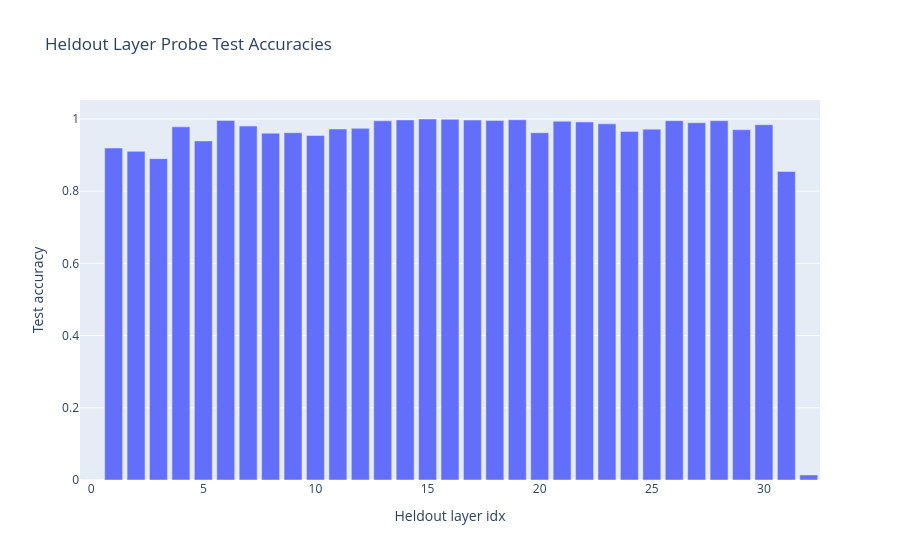

The notebook cell this image was saved under:
### Code cell
heldoneout_test_accs = torch.zeros(len(heldoneout_probes)) - float("nan")
for heldout_layer_idx, probe in heldoneout_probes.items():
    probe.eval()
    with torch.no_grad():
        test_logits = probe(test_hidden_states[heldout_layer_idx].float().to(device), holdout_eval_tokens=False)
        test_accuracy = (test_logits.argmax(dim=-1) == test_labels).float().mean().item()
        heldoneout_test_accs[heldout_layer_idx] = test_accuracy

plotly.express.bar(
    x=list(heldoneout_probes.keys()),
    y=heldoneout_test_accs.numpy(),
    labels={"x": "Heldout layer idx", "y": "Test accuracy"},
    title="Heldout Layer Probe Test Accuracies",
)

### Figure 1 — Plotly figure (JSON) as saved in the notebook; plotly's stock layout.template omitted (floating-point values rounded to 4 significant figures)
{"data": [{"hovertemplate": "Heldout layer idx=%{x}<br>Test accuracy=%{y}<extra></extra>", "legendgroup": "", "marker": {"color": "#636efa", "pattern": {"shape": ""}}, "name": "", "orientation": "v", "showlegend": false, "textposition": "auto", "type": "bar", "x": [0, 1, 2, 3, 4, 5, 6, 7, 8, 9, 10, 11, 12, 13, 14, 15, 16, 17, 18, 19, 20, 21, 22, 23, 24, 25, 26, 27, 28, 29, 30, 31, 32], "xaxis": "x", "y": [0.0, 0.9194, 0.9103, 0.89, 0.9781, 0.9391, 0.9958, 0.9804, 0.9606, 0.9618, 0.954, 0.9722, 0.9739, 0.9949, 0.9972, 0.9998, 0.9988, 0.9971, 0.9955, 0.9978, 0.9617, 0.9935, 0.9915, 0.9864, 0.9655, 0.9717, 0.9953, 0.9896, 0.9951, 0.9702, 0.9838, 0.8544, 0.01394], "yaxis": "y"}], "layout": {"barmode": "relative", "legend": {"tracegroupgap": 0}, "title": {"text": "Heldout Layer Probe Test Accuracies"}, "xaxis": {"anchor": "y", "domain": [0.0, 1.0], "title": {"text": "Heldout layer idx"}}, "yaxis": {"anchor": "x", "domain": [0.0, 1.0], "title": {"text": "Test accuracy"}}}}
